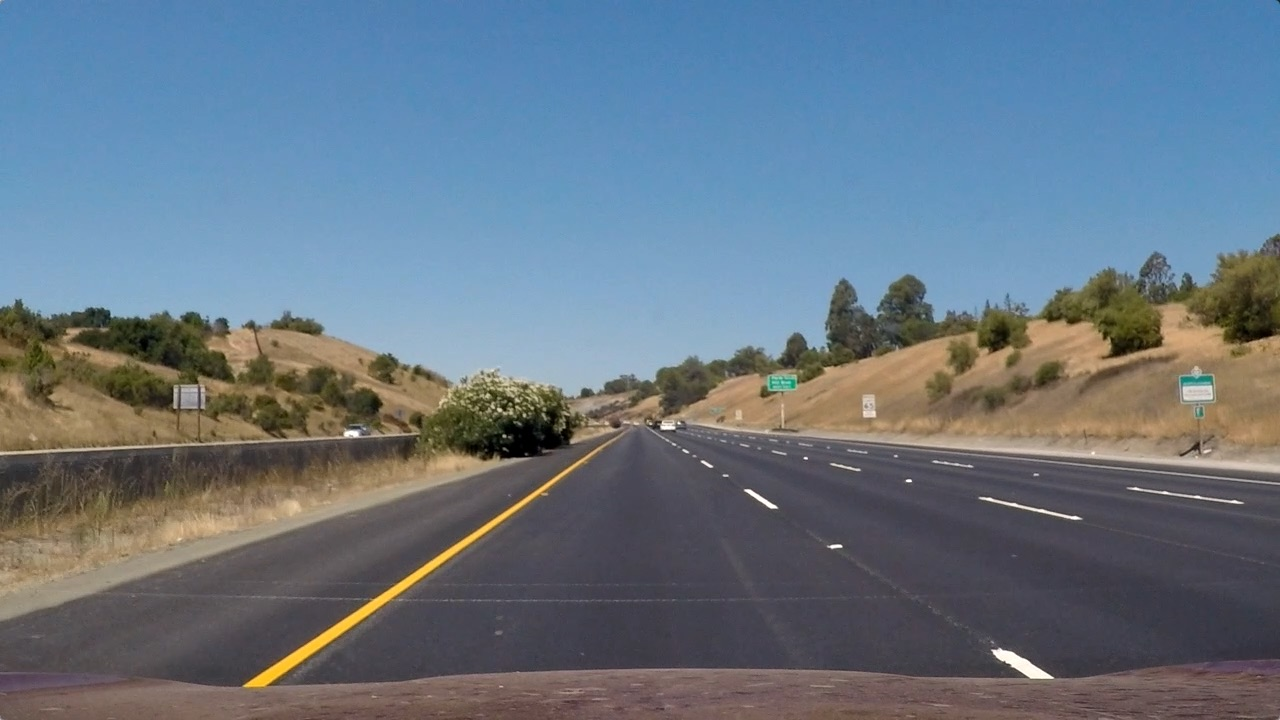
#> input picture test_images3/straight_lines1.jpg, 1280 x 720 px, found by its file name
$ jupyter execute --allow-errors Playground.ipynb   (shell and % lines are left out)
#> lines starting #> are read from the running program, lines starting #| are printed output that depends on the picture; after the words box and inside, x2 and y2 are one past the last pixel; in counts of white or black regions, pixels touching at a corner belong together
[cell 1]
import matplotlib
matplotlib.use("Qt5Agg")
#%matplotlib qt

import numpy as np
import cv2
from glob import glob
from PIL import Image
from ipywidgets import interact, fixed, IntSlider
from matplotlib import pyplot as plt
from itertools import islice

import matplotlib.pyplot as plt

img = Image.open('test_images/straight_lines1.jpg')
#> img is the input picture: PIL image 1280x720 RGB; mean R, G, B 103.2, 117.7, 131.2
plt.imshow(img)
plt.show()

[cell 2]
def show_images(images):
    fig = plt.figure()
    for i in range(len(images)):
        img = images[i]
        print(img.shape)
        a = fig.add_subplot(1, len(images), i + 1)
        plt.imshow(img, cmap=(None if len(img.shape) == 3 else 'gray'))
        #plt.axis('off')
    plt.show()

def show_hsv(images):
    show_images(cv2.cvtColor(img, cv2.COLOR_HSV2RGB) for img in images)

[cell 3]
chess_shape = (9, 6)
objpoints = []
imgpoints = []
objp = np.zeros((6*9, 3), np.float32)
objp[:,:2] = np.mgrid[0:9,0:6].T.reshape(-1, 2)
for path in glob('camera_cal/*'):
    img = cv2.imread(path)
    gray = cv2.cvtColor(img,cv2.COLOR_BGR2GRAY)
    ret, corners = cv2.findChessboardCorners(gray, chess_shape, None)

    if ret:
        imgpoints.append(corners)
        objpoints.append(objp)

#> (the rest of this cell did not finish here and is left out)

[cell 4]
# TODO: Look for better points

src = np.float32([
        [180, 565],
        [500, 465],
        [835, 465],
        [1280, 565]])

src = np.float32([
        [253, 685],
        [572, 465],
        [709, 465],
        [1052, 685]])

dst = np.float32([
        [500, 750],
        [500, 300],
        [700, 300],
        [700, 750]])

M = cv2.getPerspectiveTransform(src, dst)

def get_road(img):
    img_size = (img.shape[1], img.shape[0])
    # we mostly are interested in upscaling and CUBIC seems to be quite good
    # http://tanbakuchi.com/posts/comparison-of-openv-interpolation-algorithms/
    return cv2.warpPerspective(img, M, img_size, flags=cv2.INTER_CUBIC)

for i in islice(glob('test_images/*'), 5):
    img = np.asarray(Image.open(i))
    road = get_road(img)
    show_images([img, road])

[cell 5]
def find_lane_yellow_mask(img):
    hsv = cv2.cvtColor(img, cv2.COLOR_RGB2HSV)
    h = hsv[:,:,0]
    mask = np.zeros_like(h)
    mask[(h > 15) & (h <= 31)] = 1
    return mask

def find_lane_gray_mask(img):
    gray = cv2.cvtColor(img, cv2.COLOR_RGB2GRAY)
    mask = np.zeros_like(gray)
    mask[gray >= 225] = 1
    return mask

def try_flood_fill(img):
    gray = cv2.cvtColor(img, cv2.COLOR_RGB2GRAY)
    h, w = img.shape[:2]
    mask = np.zeros((h+2, w+2), np.uint8)
    for i in range(10):
        p = img[mask == 0]

for i in islice(glob('test_images2/*'), 2):
    img = np.array(Image.open(i))
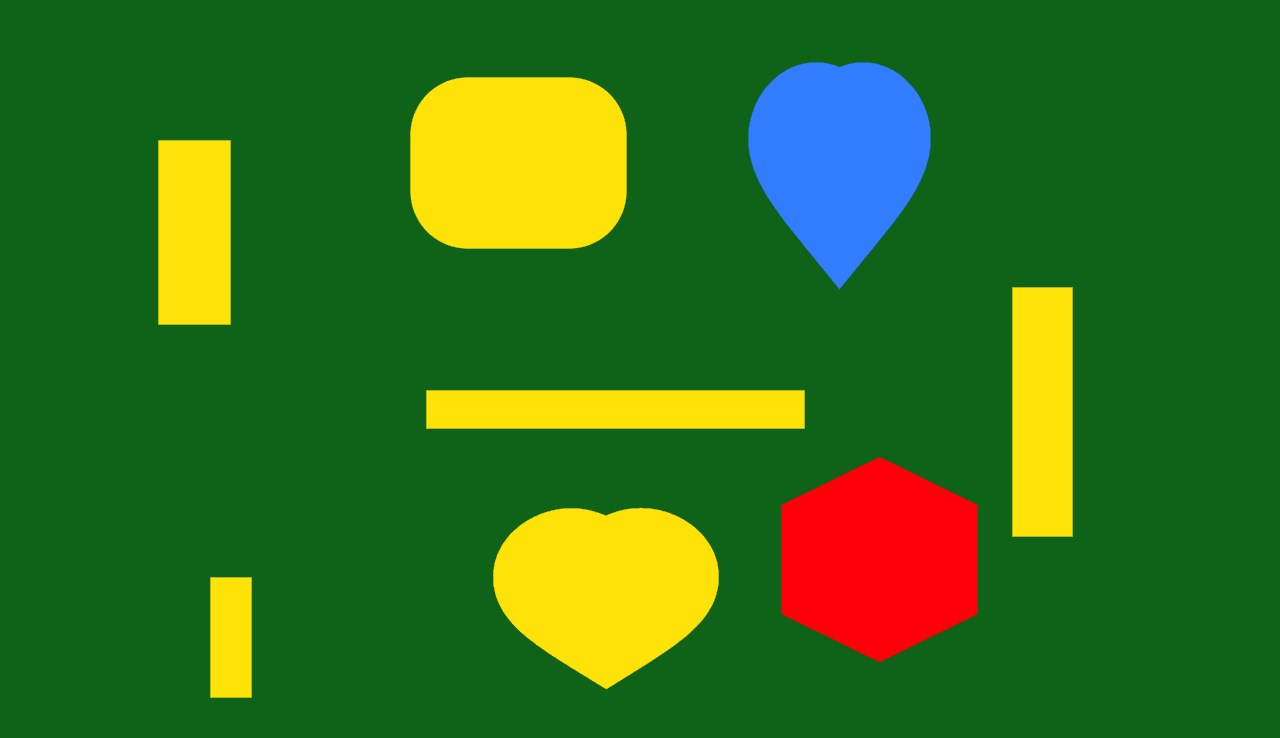
#> input picture test_images2/a.jpg, 1280 x 738 px
#> img is the input picture: shape (738, 1280, 3); mean R, G, B 52.2, 111.5, 28.6
    #show_images([find_lane_yellow_mask(img), find_lane_gray_mask(img)])
    #try_flood_fill(img)
    gray = cv2.cvtColor(img, cv2.COLOR_RGB2GRAY)
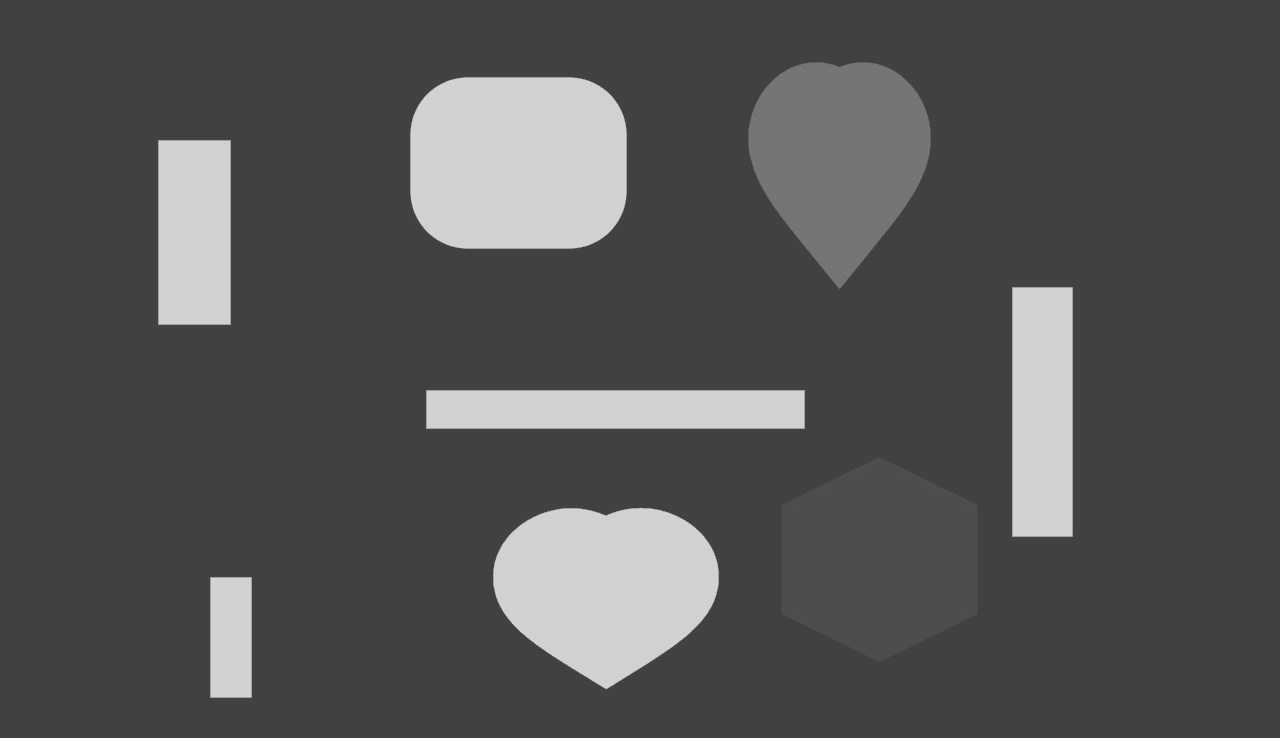
#> gray: shape (738, 1280); min 52, max 223, mean 84.1
    edges = cv2.Canny(img,100,200)
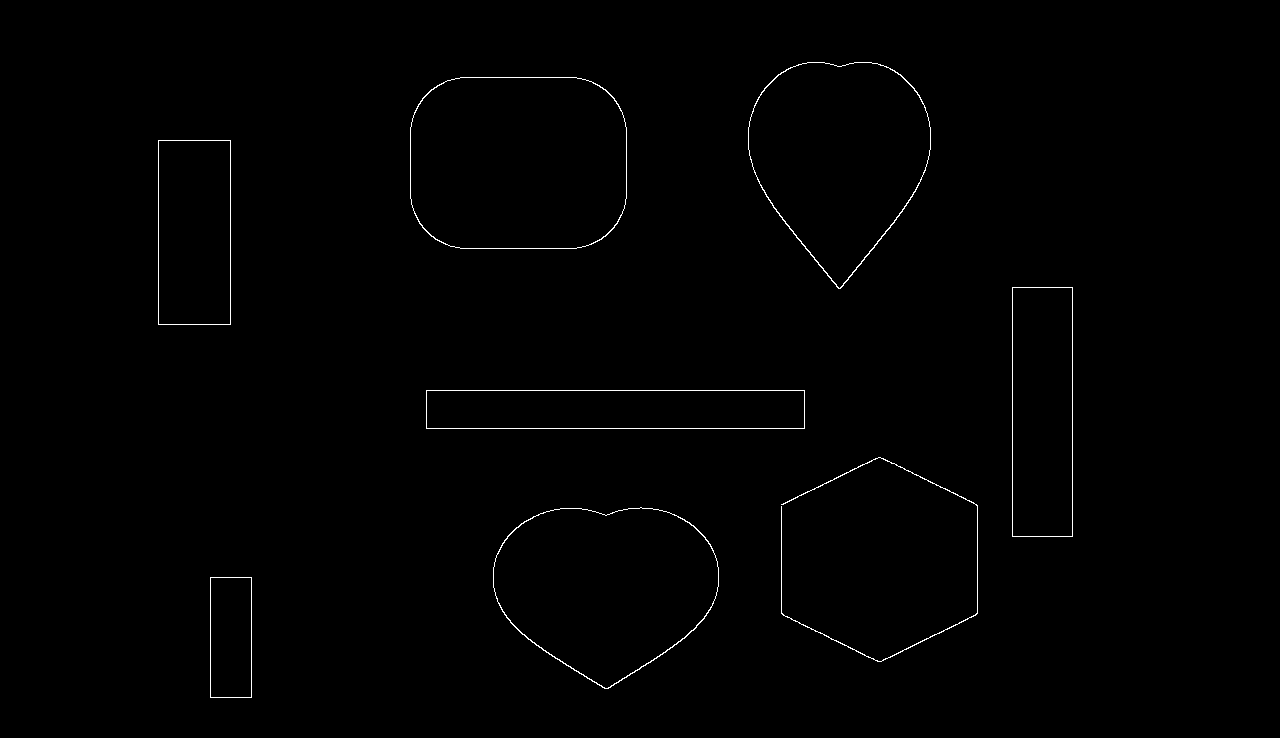
#> edges: shape (738, 1280); 0.56% white in thin lines or dots, all inside (x1, y1, x2, y2) = (158, 62, 1073, 698)
    show_images([gray])
#> the loop in show_images, `for i in range(len(images)):` made 1 pass
#| (738, 1280)
    show_images([edges])
#> the loop in show_images (call 2), `for i in range(len(images)):` made 1 pass
#| (738, 1280)
#> pass 2 of the loop `for i in islice(glob('test_images2/*'), 2):`:
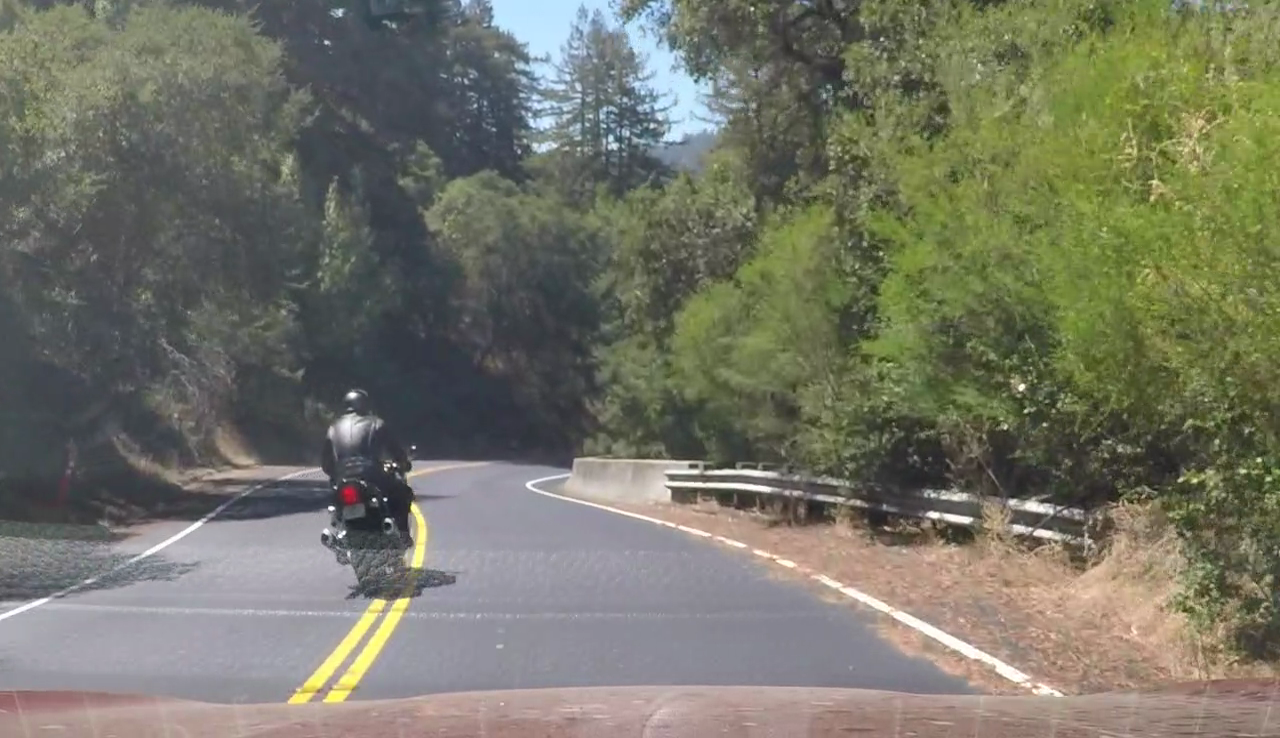
#> input picture test_images2/vlcsnap-2017-02-18-00h57m24s722.png, 1280 x 738 px
#> img is the input picture: shape (738, 1280, 3); mean R, G, B 116.9, 117.5, 102.9
#> `gray = cv2.cvtColor(img, cv2.COLOR_RGB2GRAY)`:
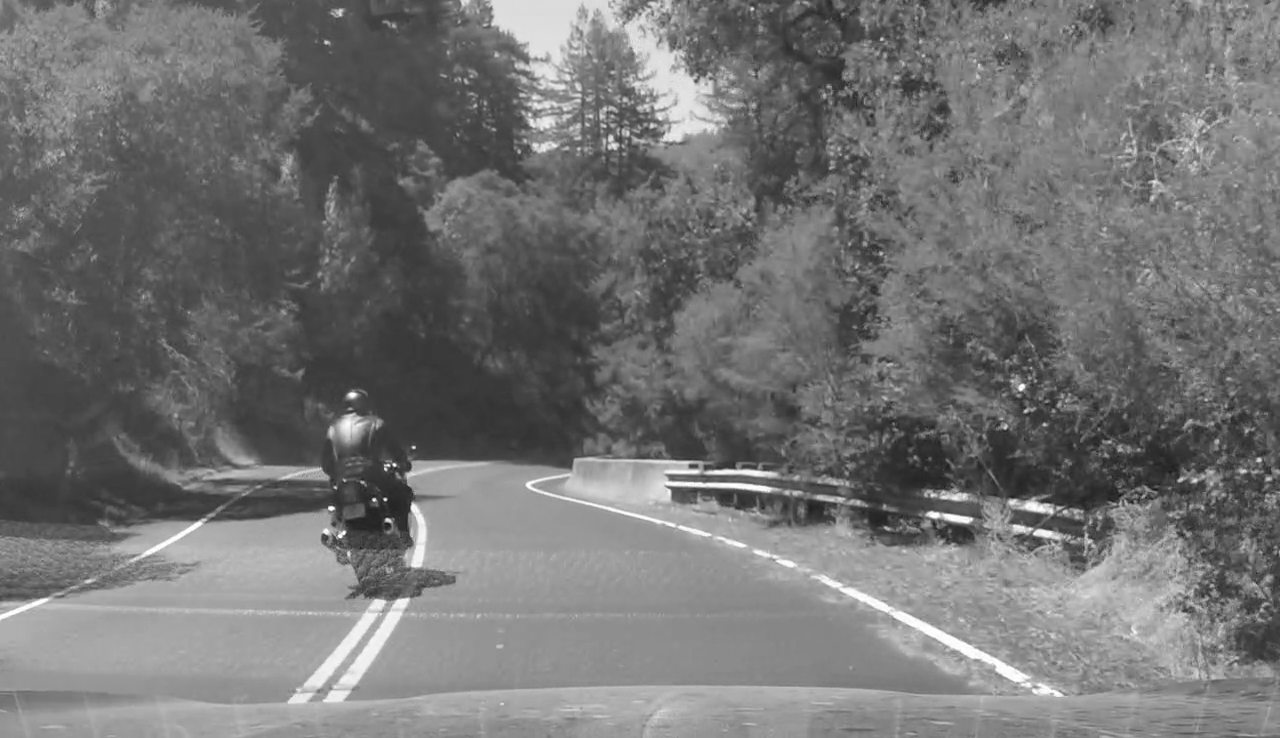
#> gray: shape (738, 1280); min 19, max 255, mean 115.7
#> `edges = cv2.Canny(img,100,200)`:
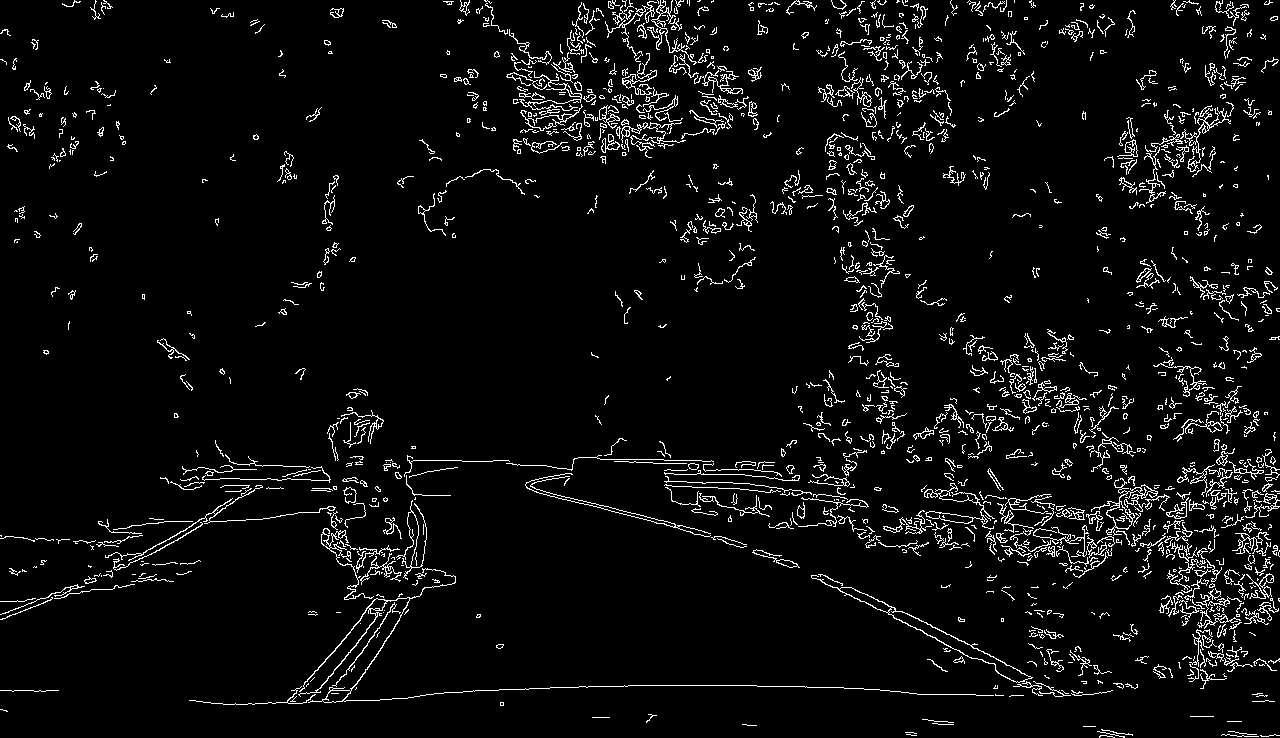
#> edges: shape (738, 1280); 5% white in thin lines or dots
#> the sliders are set to img = <module 'ipywidgets.fixed_' fr, low = 250, high = 250

def try_convolve(img):
    from scipy import signal

#> (the rest of this cell did not finish here and is left out)
